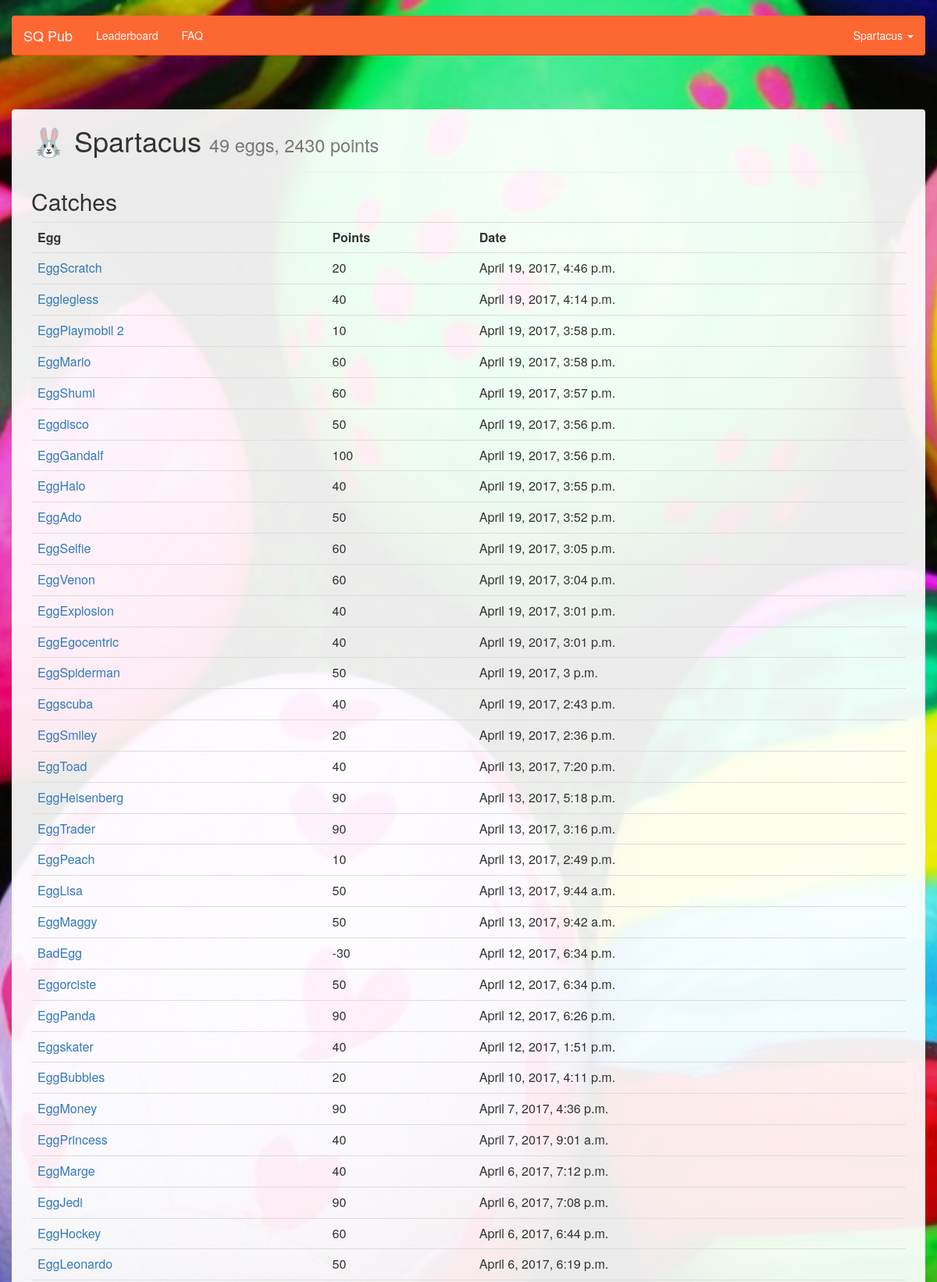
The page /player/96/ (upper part) on the database its author committed.
### eggcatch/models.py (models this page shows, shortened)
@python_2_unicode_compatible  # only if you need to support Python 2
class Player(models.Model):
    name = models.CharField(max_length=64, unique=True)
    last_eurochicken = models.DateTimeField('last eurochicken', default=datetime.datetime.now, blank=True, null=True)
    egg_eurochicken = models.ForeignKey(Egg, on_delete=models.CASCADE, blank=True, null=True)
    code_eurochicken = models.CharField(max_length=32, editable=True, blank=True)
    def score(self):
        d = Player.objects.filter(id=self.id).annotate(score=Sum('catch__egg__points')).values('score')[0]
        return d['score']
    def number_of_eggs(self):
        return self.catch_set.all().count()

@python_2_unicode_compatible  # only if you need to support Python 2
class Catch(models.Model):
    egg = models.ForeignKey(Egg, on_delete=models.CASCADE)
    player = models.ForeignKey(Player, on_delete=models.CASCADE)
    date = models.DateTimeField('catch date')

@python_2_unicode_compatible  # only if you need to support Python 2
class Egg(models.Model):
    name = models.CharField(max_length=64, unique=True)
    points = models.SmallIntegerField(default=10)
    code = models.CharField(max_length=32, editable=True, blank=True, unique=True)
    description = models.CharField(max_length=256, blank=True)
    comment_private = models.CharField(max_length=256, blank=True)
    image = models.ImageField(upload_to=get_image_path, blank=True, null=True)

### eggcatch/views.py (the view)
# urls.py: url(r'^player/(?P<id>[0-9]+)/$', views.player_detail, name='player'),
def player_detail(request, id):
    player = get_object_or_404(Player, id=id)
    catches = Catch.objects.filter(player=player).order_by('-date')
    return render(request, 'player_detail.html', {'player': player, 'catches': catches})

### eggcatch/templates/player_detail.html (shortened to what this page needs)
{% extends "base.html" %}
{% block content %}
<h1>
  &#128048; {{ player.name }}
  <span class="small">
    {{ player.number_of_eggs }} egg{{ player.number_of_eggs|pluralize }}, {{ player.score }} points
</h1>
<hr />
<h2>Catches</h2>
<table class="table table-responsive table-hover">
  <tr>
    <th>Egg</th>
    <th>Points</th>
    <th>Date</th>
{% for c in catches %}
  <tr>
    <td>
      <a href="/egg/{{ c.egg.id }}">{{ c.egg.name }}</a>
    </td>
    <td>
      {{ c.egg.points }}
    </td>
    <td>
      {{ c.date }}
    </td>
  </tr>
{% endfor %}
</table>
{% endblock %}

### eggcatch/templates/base.html (shortened to what this page needs)
<html>
<head>
<link rel="stylesheet" href="/media/css/bootstrap/bootstrap.css">
<link rel="stylesheet" href="/media/css/sqpub.css">
</head>
<body>
  <main>
  <div class="navbar-wrapper">
    <div class="container no-padding">
      <nav class="navbar navbar-default navbar-static-top">
        <div class="container">
          <div class="navbar-header">
            <a class="navbar-brand" href="/">SQ Pub</a>
          </div>
          <div class="collapse navbar-collapse" id="bs-example-navbar-collapse-1">
            <ul class="nav navbar-nav">
              {% if player %}
              <li><a href="/">Leaderboard</a></li>
              <li><a href="/faq">FAQ</a></li>
              {% endif %}
            </ul>
            <ul class="nav navbar-nav navbar-right">
              {% if player %}
              <li class="dropdown">
                <a href="#" class="dropdown-toggle" data-toggle="dropdown" role="button" aria-haspopup="true" aria-expanded="false">
                  {{ player.name }} <span class="caret"></span></a>
              </li>
              {% endif %}
            </ul>
          </div>
        </div>
      </nav>
    </div>
  </div>
    <div class="container main">
      {% block content %}
      {% endblock %}
    </div>
  </main>
</body>
</html>

### site_media/css/sqpub.css (style rules this page uses)
body { background-color: red; background: url('../img/bg2-dark.jpg') no-repeat center center fixed; -webkit-background-size: cover; -moz-background-size: cover; -o-background-size: cover; background-size: cover; min-height: 100%; padding: 0px 10px; }
.no-padding { padding: 0px; }
.navbar-wrapper { position: absolute; top: 0; right: 0; left: 0; z-index: 20; }
.navbar-wrapper > .container { padding-right: 0; padding-left: 0; }
.navbar-wrapper .navbar { padding-right: 15px; padding-left: 15px; }
.navbar-wrapper .navbar .container { width: auto; }
.main { margin-top: 100px; padding-left: 25px; padding-right: 25px; padding-bottom: 30px; background-color: rgba(255, 255, 255, 0.92); border-top-left-radius: 4px; border-top-right-radius: 4px; }
@media (min-width: 768px) { .navbar-wrapper { margin-top: 20px; } }
@media (min-width: 768px) { .navbar-wrapper .navbar { padding-right: 0; padding-left: 0; } }
@media (min-width: 768px) { .navbar-wrapper .navbar { border-radius: 4px; } }
@media (min-width: 768px) { .main { margin-top: 140px; } }

### rows shown on the page
Player: name "Spartacus", number_of_eggs "49", score "2430"
Catch: egg.name "EggScratch", egg.points "20", date "April 19, 2017, 4:46 p.m."
Catch: egg.name "Egglegless", egg.points "40", date "April 19, 2017, 4:14 p.m."
Catch: egg.name "EggPlaymobil 2", egg.points "10", date "April 19, 2017, 3:58 p.m."
Catch: egg.name "EggMario", egg.points "60", date "April 19, 2017, 3:58 p.m."
Catch: egg.name "EggShumi", egg.points "60", date "April 19, 2017, 3:57 p.m."
Catch: egg.name "Eggdisco", egg.points "50", date "April 19, 2017, 3:56 p.m."
Catch: egg.name "EggGandalf", egg.points "100", date "April 19, 2017, 3:56 p.m."
Catch: egg.name "EggHalo", egg.points "40", date "April 19, 2017, 3:55 p.m."
Catch: egg.name "EggAdo", egg.points "50", date "April 19, 2017, 3:52 p.m."
Catch: egg.name "EggSelfie", egg.points "60", date "April 19, 2017, 3:05 p.m."
Catch: egg.name "EggVenon", egg.points "60", date "April 19, 2017, 3:04 p.m."
Catch: egg.name "EggExplosion", egg.points "40", date "April 19, 2017, 3:01 p.m."
Catch: egg.name "EggEgocentric", egg.points "40", date "April 19, 2017, 3:01 p.m."
Catch: egg.name "EggSpiderman", egg.points "50", date "April 19, 2017, 3 p.m."
Catch: egg.name "Eggscuba", egg.points "40", date "April 19, 2017, 2:43 p.m."
Catch: egg.name "EggSmiley", egg.points "20", date "April 19, 2017, 2:36 p.m."
Catch: egg.name "EggToad", egg.points "40", date "April 13, 2017, 7:20 p.m."
Catch: egg.name "EggHeisenberg", egg.points "90", date "April 13, 2017, 5:18 p.m."
Catch: egg.name "EggTrader", egg.points "90", date "April 13, 2017, 3:16 p.m."
Catch: egg.name "EggPeach", egg.points "10", date "April 13, 2017, 2:49 p.m."
Catch: egg.name "EggLisa", egg.points "50", date "April 13, 2017, 9:44 a.m."
Catch: egg.name "EggMaggy", egg.points "50", date "April 13, 2017, 9:42 a.m."
Catch: egg.name "BadEgg", egg.points "-30", date "April 12, 2017, 6:34 p.m."
Catch: egg.name "Eggorciste", egg.points "50", date "April 12, 2017, 6:34 p.m."
Catch: egg.name "EggPanda", egg.points "90", date "April 12, 2017, 6:26 p.m."
Catch: egg.name "Eggskater", egg.points "40", date "April 12, 2017, 1:51 p.m."
Catch: egg.name "EggBubbles", egg.points "20", date "April 10, 2017, 4:11 p.m."
Catch: egg.name "EggMoney", egg.points "90", date "April 7, 2017, 4:36 p.m."
Catch: egg.name "EggPrincess", egg.points "40", date "April 7, 2017, 9:01 a.m."
Catch: egg.name "EggMarge", egg.points "40", date "April 6, 2017, 7:12 p.m."
Catch: egg.name "EggJedi", egg.points "90", date "April 6, 2017, 7:08 p.m."
Catch: egg.name "EggHockey", egg.points "60", date "April 6, 2017, 6:44 p.m."
Catch: egg.name "EggLeonardo", egg.points "50", date "April 6, 2017, 6:19 p.m."
